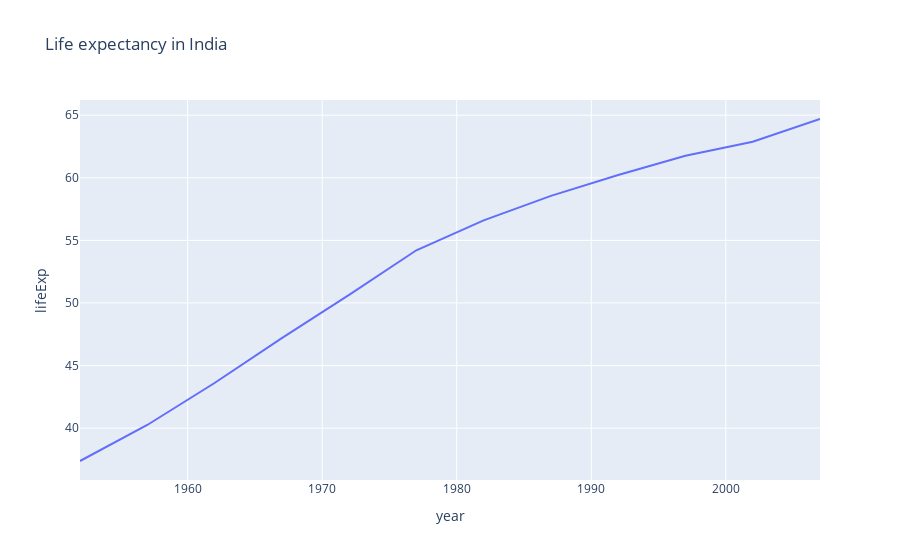

The code cell stored with this chart in its notebook:
### Code cell
fig = px.line(df, x="year", y="lifeExp", title='Life expectancy in India')
fig.show()

### Figure 1 — Plotly figure (JSON) as saved in the notebook; plotly's stock layout.template omitted (floating-point values rounded to 4 significant figures)
{"data": [{"hovertemplate": "year=%{x}<br>lifeExp=%{y}<extra></extra>", "legendgroup": "", "line": {"color": "#636efa", "dash": "solid"}, "marker": {"symbol": "circle"}, "mode": "lines", "name": "", "orientation": "v", "showlegend": false, "type": "scatter", "x": [1952, 1957, 1962, 1967, 1972, 1977, 1982, 1987, 1992, 1997, 2002, 2007], "xaxis": "x", "y": [37.37, 40.25, 43.6, 47.19, 50.65, 54.21, 56.6, 58.55, 60.22, 61.77, 62.88, 64.7], "yaxis": "y"}], "layout": {"legend": {"tracegroupgap": 0}, "title": {"text": "Life expectancy in India"}, "xaxis": {"anchor": "y", "domain": [0, 1], "title": {"text": "year"}}, "yaxis": {"anchor": "x", "domain": [0, 1], "title": {"text": "lifeExp"}}}}
